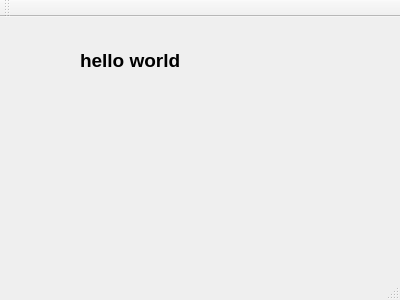
<?xml version="1.0" encoding="UTF-8"?>
<ui version="4.0">
 <class>MainWindow</class>
 <widget class="QMainWindow" name="MainWindow">
  <property name="geometry">
   <rect>
    <x>0</x>
    <y>0</y>
    <width>400</width>
    <height>300</height>
   </rect>
  </property>
  <property name="windowTitle">
   <string>MainWindow</string>
  </property>
  <widget class="QWidget" name="centralWidget">
   <widget class="QLabel" name="label">
    <property name="geometry">
     <rect>
      <x>80</x>
      <y>28</y>
      <width>101</width>
      <height>31</height>
     </rect>
    </property>
    <property name="font">
     <font>
      <pointsize>14</pointsize>
      <weight>75</weight>
      <bold>true</bold>
     </font>
    </property>
    <property name="text">
     <string>hello world</string>
    </property>
   </widget>
  </widget>
  <widget class="QMenuBar" name="menuBar">
   <property name="geometry">
    <rect>
     <x>0</x>
     <y>0</y>
     <width>400</width>
     <height>17</height>
    </rect>
   </property>
  </widget>
  <widget class="QToolBar" name="mainToolBar">
   <attribute name="toolBarArea">
    <enum>TopToolBarArea</enum>
   </attribute>
   <attribute name="toolBarBreak">
    <bool>false</bool>
   </attribute>
  </widget>
  <widget class="QStatusBar" name="statusBar"/>
 </widget>
 <layoutdefault spacing="6" margin="11"/>
 <resources/>
 <connections/>
</ui>
